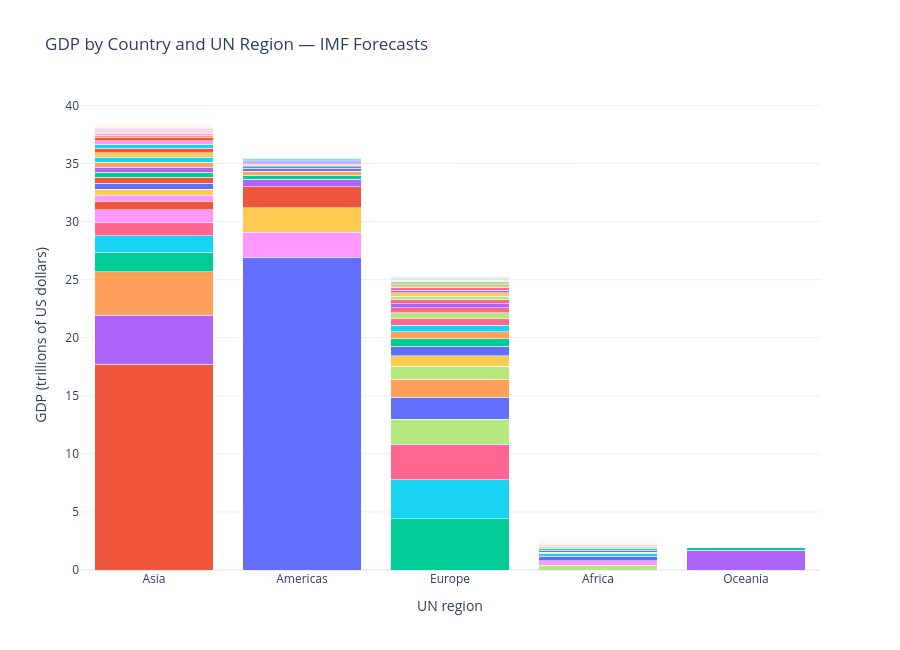

Here is the notebook cell this chart was saved with:
### Code cell
# [wAAI ChatGPT] Plot countries within UN regions and export interactive HTML.
# Order regions by total GDP
region_order = (
    gdp.groupby("region")["gdp_trillions"]
    .sum()
    .sort_values(ascending=False)
    .index.tolist()
)

# Each country is a segment within its region's bar
fig_gdp = px.bar(
    gdp.sort_values("gdp_trillions", ascending=False),
    x="region",
    y="gdp_trillions",
    color="country",
    category_orders={"region": region_order},
    title="GDP by Country and UN Region — IMF Forecasts",
    labels={
        "region": "UN region",
        "gdp_trillions": "GDP (trillions of US dollars)",
        "country": "Country/Territory"
    },
    hover_name="country",
    height=650
)

fig_gdp.update_layout(
    barmode="stack",
    template="plotly_white",
    showlegend=False
)

fig_gdp.update_traces(
    hovertemplate=(
        "<b>%{hovertext}</b><br>"
        "Region: %{x}<br>"
        "GDP: US$%{y:.3f} trillion"
        "<extra></extra>"
    )
)

fig_gdp.show()

# Save a standalone interactive webpage
fig_gdp.write_html("stacked_bar.html", include_plotlyjs=True)

print("Saved stacked_bar.html")
